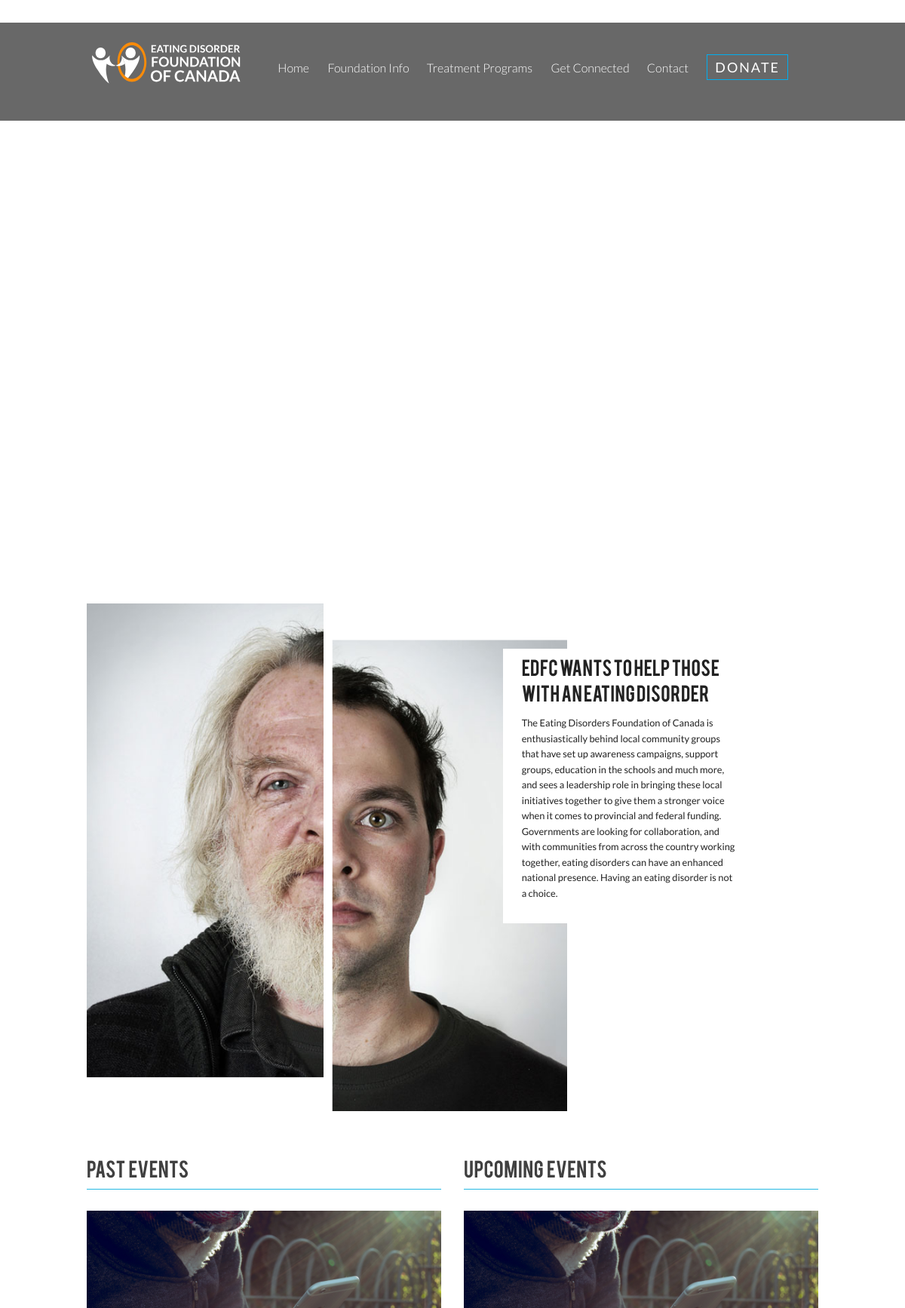
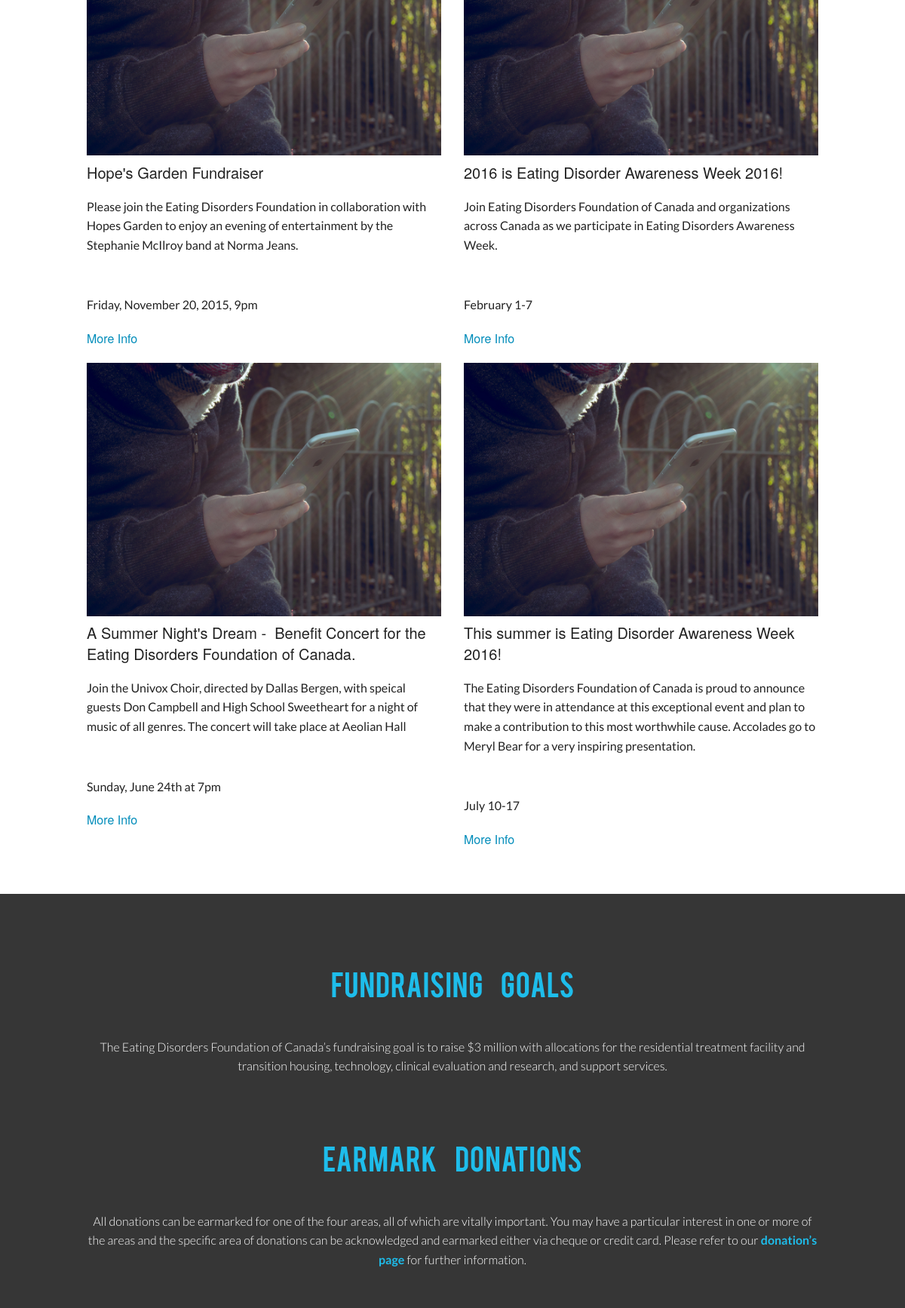
The page / (upper part) on the database its author committed (2 pictures, top to bottom).
### tables this page shows
CREATE TABLE IF NOT EXISTS tbl_past_events (
  past_events_id smallint(4) unsigned NOT NULL AUTO_INCREMENT,
  past_events_img varchar(100) NOT NULL,
  past_events_title varchar(100) NOT NULL,
  past_events_info text NOT NULL,
  past_events_date varchar(100) NOT NULL,
  PRIMARY KEY (past_events_id)
);

CREATE TABLE IF NOT EXISTS tbl_up_events (
  up_events_id smallint(4) unsigned NOT NULL AUTO_INCREMENT,
  up_events_img varchar(50) NOT NULL,
  up_events_title varchar(100) NOT NULL,
  up_events_info text NOT NULL,
  up_events_date varchar(100) NOT NULL,
  PRIMARY KEY (up_events_id)
);

### admin/includes/read.php (called while the page is built, shortened)
<?php
	function getPastEvents($petbl) {
		include('connect.php');
		$pastEvntquery = "SELECT * FROM {$petbl}";
		$runpe = mysqli_query($link, $pastEvntquery);
		if($runpe){
			return $runpe;
		}else{
			$error = "there was an error gathering data";
			return $error;
		}
	}
	function getupEvents($uptbl) {
		include('connect.php');
		$upEvntquery = "SELECT * FROM {$uptbl}";
		$runup = mysqli_query($link, $upEvntquery);
		if($runup){
			return $runup;
		}else{
			$error = "there was an error gathering data";
			return $error;
		}
	}
?>

### index.php (the view, shortened to what this page needs)
<?php
	$petbl = "tbl_past_events";
	$getpe = getPastEvents($petbl);
	$uptbl = "tbl_up_events";
	$getup = getupEvents($uptbl);
?>
<!doctype html>
<html>
<head>
<link href="css/main.css" rel="stylesheet" type="text/css" media="screen">
<link rel="stylesheet" href="css/foundation.css"/>
</head>
<body>
<div class="row">
	<div class="splitImage">
		<img class="small-8 large-8 columns" src="images/split_image1.png" alt="two faces">
		<div class="small-4 large-4 end columns splitText">
			<div class="splitTextpadding">
				<h2>EDFC wants to HELP those with an eating Disorder</h2>
				<p>The Eating Disorders Foundation of Canada is enthusiastically behind local community groups that have set up awareness campaigns, support groups, education in the schools and much more, and sees a leadership role in bringing these local initiatives together to give them a stronger voice when it comes to provincial and federal funding. Governments are looking for collaboration, and with communities from across the country working together, eating disorders can have an enhanced national presence. Having an eating disorder is not a choice.</p>
			</div>
		</div>
	</div>
</div>
<section class="row">
	<div class="small-12 large-12 columns upcomingEvents">
		<div class="row">
			<div class=" events small-12 large-6 columns">
				<h2>Past Events</h2>
				<?php
				if(!is_string($getpe)){
					while($row = mysqli_fetch_array($getpe)){
						echo "<img src=\"images/{$row['past_events_img']}\" alt=\"{$row['past_events_title']}\">
						<h3>{$row['past_events_title']}</h3>
						<p>{$row['past_events_info']}</p><br>
						<p>{$row['past_events_date']}</p>
						<a href=\"#\">More Info</a>";
					}
				}else{
						echo "<p>{$getpe}</p>";
						}
				 ?>
			</div>
			<div class="events small-12 large-6 columns">
				<h2>Upcoming Events</h2>
				<?php
				if(!is_string($getup)){
					while($row = mysqli_fetch_array($getup)){
						echo "<img src=\"images/{$row['up_events_img']}\" alt=\"{$row['up_events_title']}\">
						<h3>{$row['up_events_title']}</h3>
						<p>{$row['up_events_info']}</p><br>
						<p>{$row['up_events_date']}</p>
						<a href=\"#\">More Info</a>";
					}
				}else{
						echo "<p>{$getup}</p>";
						}
				 ?>
			</div>
		</div>
	</div>
</section>
<section class="darkBg">
	<div class="row">
		<div class="large-12 small-12 columns textOnDark text-center">
			<h2>Fundraising Goals</h2>
			<p>The Eating Disorders Foundation of Canada’s fundraising goal is to raise $3 million with allocations for the residential treatment facility and transition housing, technology, clinical evaluation and research, and support services.</p>
		</div>
		<div class="large-12 small-12 columns textOnDark text-center">
			<h2>Earmark Donations</h2>
			<p>All donations can be earmarked for one of the four areas, all of which are vitally important. You may have a particular interest in one or more of the areas and the specific area of donations can be acknowledged and earmarked either via cheque or credit card. Please refer to our <a href="donations.php">donation’s page</a> for further information.</p>
		</div>
	</div>
</section>
</body>
</html>

### css/main.css (style rules this page uses)
html { background-color: #e2e2e2; }
.navBg { background-color: rgba(41, 41, 41, 0.7); position: fixed; z-index: 1; height: 130px; width: 100%; margin-top: 30px; }
.navBg a img { float: left; margin-top: 20px; }
.social { position: absolute; z-index: 2; }
.social ul { margin-right: 30px; margin-top: 20px; }
.social ul li { list-style-type: none; display: inline; padding: 10px; font-family: 'Lato', sans-serif; font-weight: 300; line-height: 80px; color: #fff; }
.social ul li a { color: #fff; transition: 0.3s linear; }
.navButton { line-height: 10px; padding: 5px 10px 5px 10px; opacity: 1; font-size: 18px; font-weight: 400; letter-spacing: 2px; color: #fff; border: 1px solid #00aeef; }
.social img { margin: 5px; }
.splitImage { padding-top: 800px; }
.splitText { background-color: #FFF; position: absolute; left: -10%; margin-top: 60px; }
.splitText h2 { font-family: 'bebasregular', sans-serif; font-size: 1.5em; }
.splitText p { font-size: .8em; font-family: 'lato', serif; }
.splitTextpadding { padding: 10px; }
.upcomingEvents { background-color: #FFF; margin-top: 20px; }
.events { padding: 40px; }
.events h2 { font-family: 'bebasregular',serif; color: #404040; font-size: 25px; padding-bottom: 5px; border-bottom: 1px solid #24b8e3; word-spacing: 2px; }
.events h3 { font-size: 20px; padding-top: 5px; }
.events img { padding-top: 20px; }
.events p { padding-top: 10px; font-family: 'lato', serif; }
.textOnDark h2 { font-family: 'bebasregular', serif; color: #1ebdeb; font-weight: 100; margin-top: 40px; padding-bottom: 10px; word-spacing: 20px; }
.textOnDark p { font-family: 'Lato', sans-serif; color: #fff; padding-top: 20px; font-weight: 300; }
.textOnDark a { font-family: 'Lato', sans-serif; color: #1ebdeb; font-weight: 700; }
.textOnDark { padding-bottom: 30px; }
.darkBg { background-color: #363636; padding-top:60px; padding-bottom:60px; margin-top: 20px; margin-bottom: 20px; }
@media screen and (min-width: 1081px) { .wideScreen { display: block; } }

### rows shown on the page
tbl_past_events: past_events_img (picture), past_events_title "Hope's Garden Fundraiser", past_events_info "Please join the Eating Disorders Foundation in collaboration with Hopes Garden to enjoy an evening of entertainment by the Stephanie McIlroy band at Norma Jeans.", past_events_date "Friday, November 20, 2015, 9pm"
tbl_past_events: past_events_img (picture), past_events_title "A Summer Night's Dream - \u0003Benefit Concert for the Eating Disorders Foundation of Canada.", past_events_info "Join the Univox Choir, directed by Dallas Bergen, with speical guests Don Campbell and High School Sweetheart for a night of music of all genres. The concert will take place at Aeolian Hall", past_events_date "Sunday, June 24th at 7pm"
tbl_up_events: up_events_img (picture), up_events_title "2016 is Eating Disorder Awareness Week 2016!", up_events_info "Join Eating Disorders Foundation of Canada and organizations across Canada as we participate in Eating Disorders Awareness Week.", up_events_date "February 1-7"
tbl_up_events: up_events_img (picture), up_events_title "This summer is Eating Disorder Awareness Week 2016!", up_events_info "The Eating Disorders Foundation of Canada is proud to announce that they were in attendance at this exceptional event and plan to make a contribution to this most worthwhile cause. Accolades go to Meryl Bear for a very inspiring presentation.", up_events_date "July 10-17"
